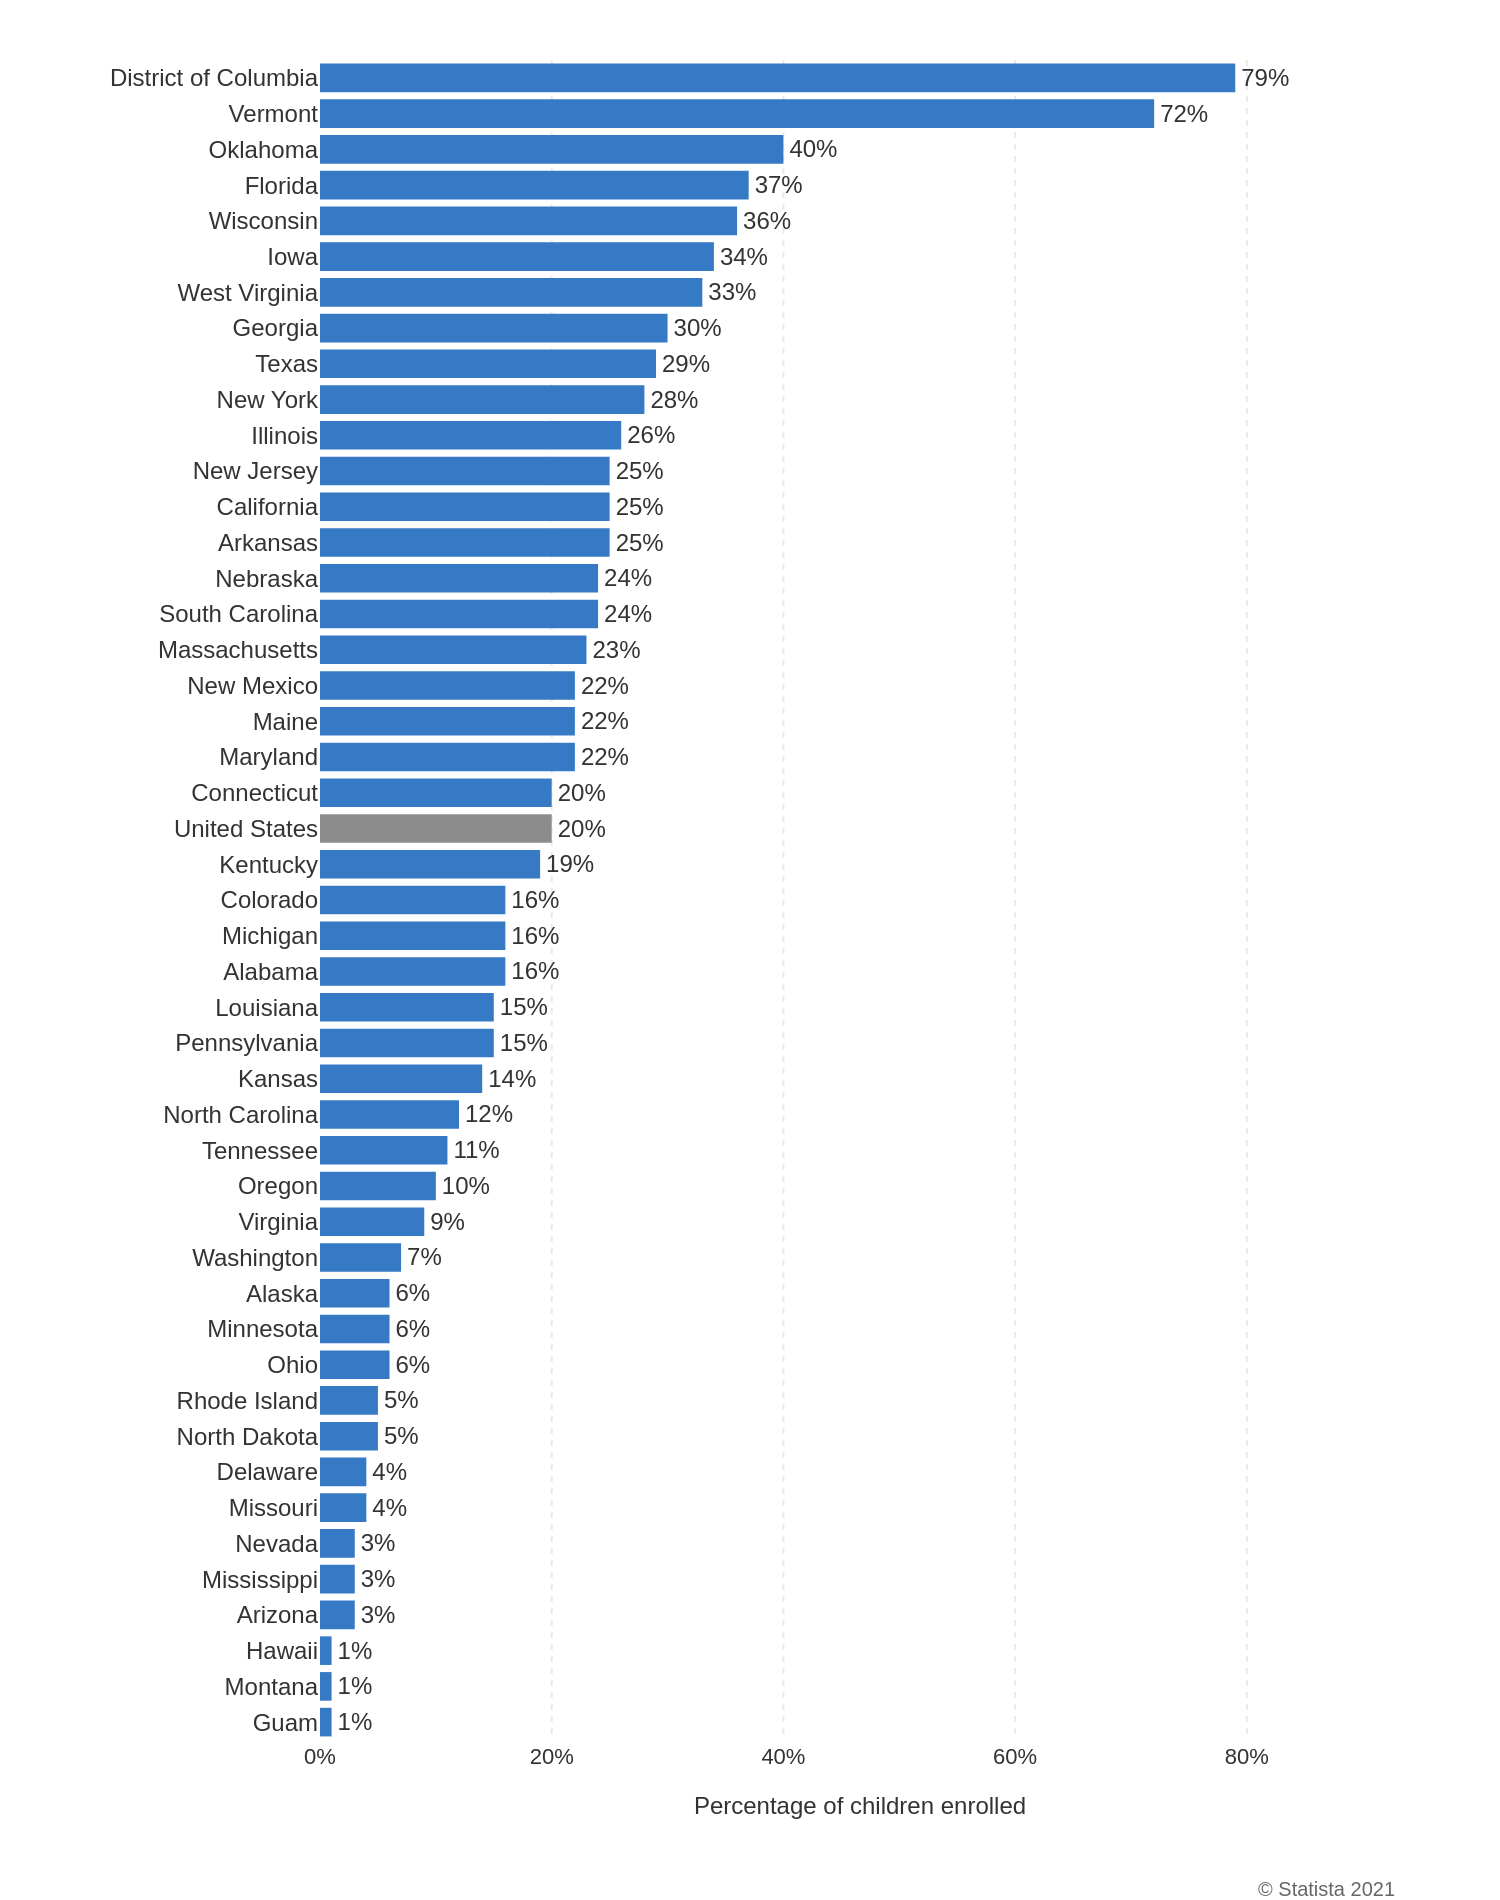

Generate this figure with Python:
import sys
import json
import os
import plotly.graph_objects as go

# --- 1. Argument Parsing and File Loading ---
if len(sys.argv) != 2:
    print(f"Usage: python {os.path.basename(__file__)} <json_file_path>")
    sys.exit(1)

json_path = sys.argv[1]
if not os.path.exists(json_path):
    print(f"Error: JSON file not found at '{json_path}'")
    sys.exit(1)

with open(json_path, 'r', encoding='utf-8') as f:
    chart_info = json.load(f)

# --- 2. Data Extraction ---
chart_data = chart_info['chart_data']
texts = chart_info['texts']
colors = chart_info['colors']

categories = [d['category'] for d in chart_data]
values = [d['value'] for d in chart_data]

# --- 3. Chart Creation ---
fig = go.Figure()

fig.add_trace(go.Bar(
    y=categories,
    x=values,
    orientation='h',
    marker=dict(color=colors, line=dict(width=0)),
    text=[f"{v}%" for v in values],
    textposition='outside',
    textfont=dict(family="Arial", size=12, color='#333333'),
    cliponaxis=False
))

# --- 4. Layout Configuration ---
fig.update_layout(
    font=dict(family="Arial", size=12, color='#333333'),
    margin=dict(l=160, r=50, t=30, b=80),
    plot_bgcolor='white',
    paper_bgcolor='white',
    showlegend=False,
    xaxis=dict(
        title=texts['x_axis_title'],
        title_standoff=15,
        showgrid=True,
        gridcolor='#EAEAEA',
        griddash='dot',
        zeroline=False,
        showline=False,
        ticksuffix='%',
        range=[0, max(values) * 1.18],
        tickfont=dict(size=11),
        title_font=dict(size=12)
    ),
    yaxis=dict(
        autorange="reversed",
        showline=False,
        ticks='',
        tickfont=dict(size=12)
    ),
    annotations=[
        dict(
            showarrow=False,
            text=texts['source'],
            xref='paper',
            yref='paper',
            x=1,
            y=-0.08,
            xanchor='right',
            yanchor='top',
            align='right',
            font=dict(size=10, color='#666666')
        )
    ]
)

# --- 5. Output ---
base_filename = os.path.splitext(os.path.basename(json_path))[0]
output_filename = f"{base_filename}.png"
fig.write_image(output_filename, scale=2, width=750, height=950)
print(f"Chart saved as {output_filename}")
